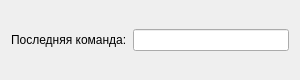
<?xml version="1.0" encoding="UTF-8"?>
<ui version="4.0">
 <class>MainWindow</class>
 <widget class="QMainWindow" name="MainWindow">
  <property name="geometry">
   <rect>
    <x>0</x>
    <y>0</y>
    <width>300</width>
    <height>80</height>
   </rect>
  </property>
  <property name="minimumSize">
   <size>
    <width>300</width>
    <height>80</height>
   </size>
  </property>
  <property name="maximumSize">
   <size>
    <width>300</width>
    <height>80</height>
   </size>
  </property>
  <property name="windowTitle">
   <string>Печать накладных</string>
  </property>
  <widget class="QWidget" name="centralWidget">
   <layout class="QHBoxLayout" name="horizontalLayout">
    <item>
     <widget class="QLabel" name="label">
      <property name="text">
       <string>Последняя команда:</string>
      </property>
     </widget>
    </item>
    <item>
     <widget class="QLineEdit" name="lineEditMess"/>
    </item>
   </layout>
  </widget>
 </widget>
 <layoutdefault spacing="6" margin="11"/>
 <resources/>
 <connections/>
</ui>
